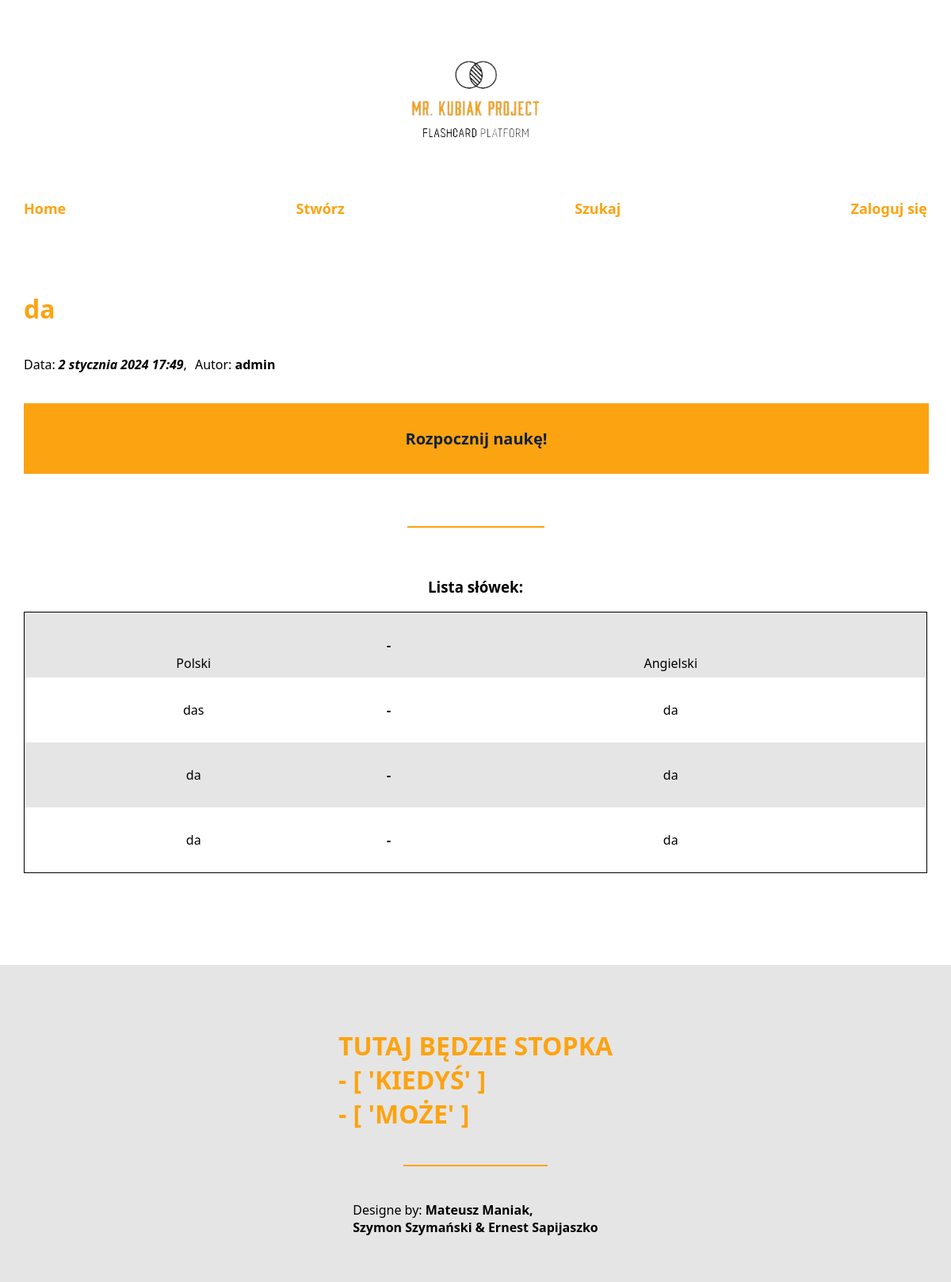
Page /flashcardGroup/da/ on the committed database.
### flashcardApp/models.py (models this page shows, shortened)
class FlashcardGroup(models.Model):
    title = models.CharField(max_length=250)
    cardQuantity = models.IntegerField(default=0)
    date = models.DateTimeField(default=datetime.now)
    author = models.ForeignKey(User, on_delete=models.CASCADE)
    groupManager = models.Manager()

class Flashcard(models.Model):
    word = models.CharField(max_length=250)
    answer = models.CharField(max_length=250)
    group = models.ForeignKey(FlashcardGroup, on_delete=models.CASCADE)
    language = models.CharField(max_length=250, default='')
    flashcardManager = models.Manager()

### flashcardApp/views.py (the view)
# urls.py: path('flashcardGroup/<str:title_pk>/', views.flashcard_group_view, name='flashcardGroup'),
def flashcard_group_view(request, title_pk):
    group = get_object_or_404(FlashcardGroup, title=title_pk)
    flashcards = Flashcard.flashcardManager.filter(group=group)
    return render(request, 'content/flashcard-group.html', {'group': group, 'flashcards': flashcards})

### templates/content/flashcard-group.html (shortened to what this page needs)
{% extends 'base.html' %}
{% load static %}
{% block links %}
    <link rel="stylesheet" href="{% static 'css/create.css' %}">
    <link rel="stylesheet" href="{% static 'css/flashcard-group.css' %}">
{% endblock %}
{% block content %}
    <div class="group-info">
        <h1>{{ group.title }}</h1>
        <div class="date-user">
            <p>Data: <i><b>{{ group.date }}</b></i>, </p>
            <p>Autor: <b>{{ group.author }}</b></p>
        </div>
        <br>
        <a href="{% url 'flashcardApp:flashcards' group.title %}">Rozpocznij naukę!</a>
    </div>
     <br><br><br><hr><br><br>
     <div class="words-group">
         <h3>Lista słówek: </h3>
         <table id="table">
             <tbody id="tbody">
             <tr>
                 <td><span title="język polski" style="background-image: url('https://static.fiszkoteka.pl/imgmrg/P/g/o/HISi51swR0_MKo-Bv.png');background-position:-0px -0px;width:32px;height:22px;vertical-align: middle;overflow:hidden;display:inline-block;"></span> <br><br>  Polski</td>
                 <td><b>-</b></td>
                 <td><span title="English" style="background-image: url('https://static.fiszkoteka.pl/imgmrg/P/g/o/HISi51swR0_MKo-Bv.png');background-position:-32px -0px;width:32px;height:22px;vertical-align: middle;overflow:hidden;display:inline-block;"></span> <br><br>  Angielski</td>
             </tr>
                 {% for flaschcard in flashcards %}
                     <tr>
                        <td>{{ flaschcard.word }}</td>
                        <td><b>-</b></td>
                        <td>{{ flaschcard.answer }}</td>
                    </tr>
                 {% endfor %}
             </tbody>
         </table>
     </div>
{% endblock %}

### flashcardApp/static/css/header.css (style rules this page uses)
body { margin: 0; padding: 0; font-family: system-ui, -apple-system, BlinkMacSystemFont, 'Segoe UI', Roboto, Oxygen, Ubuntu, Cantarell, 'Open Sans', 'Helvetica Neue', sans-serif; }
hr { width: 15%; margin: 0 auto; border: 1px solid #FCA311; }

### flashcardApp/static/css/create.css (style rules this page uses)
.app span { width: 80%; margin: 0 auto; text-align: justify; }
table { border-collapse: collapse; width: 100%; border: 1px solid black; margin-bottom: 50px; }
tbody { transition: 0.5s; }
tr { width: 100%; margin: 0; background-color: white; transition: 0.5s; }
td { height: 10vh; }
tr:nth-child(odd) { background-color: #e5e5e5; }

### flashcardApp/static/css/flashcard-group.css (style rules this page uses)
.group-info { width: 100%; text-align: left; }
h1 { color: #FCA311; }
.date-user { display: flex; gap: 10px; }
.group-info a { display: flex; justify-content: center; align-items: center; padding: 30px 0; width: 100%; border: 1px solid #FCA311; background-color: #FCA311; text-decoration: none; color: #14213D; font-size: 20px; font-weight: bold; transition: 0.3s; }

### rows in the picture
FlashcardGroup: title "da", date "2 stycznia 2024 17:49", author "admin"
Flashcard: word "das", answer "da"
Flashcard: word "da", answer "da"
Flashcard: word "da", answer "da"
